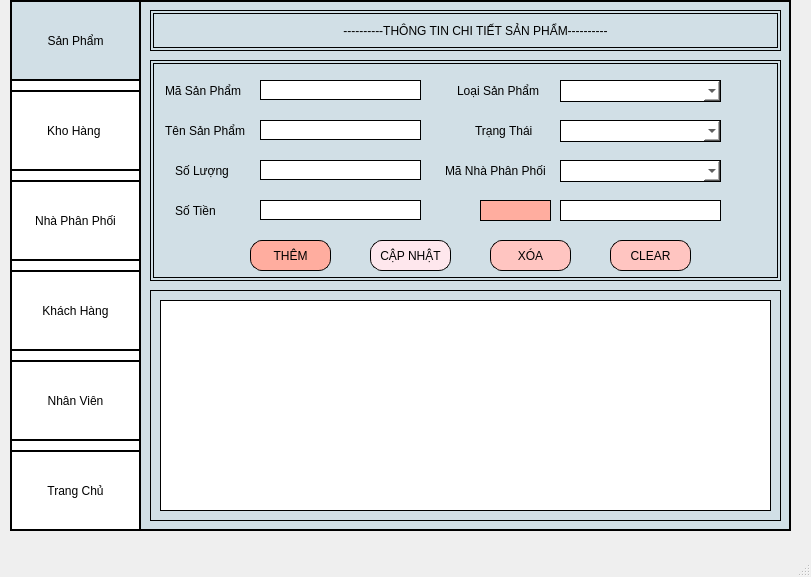
<?xml version="1.0" encoding="UTF-8"?>
<ui version="4.0">
 <class>MainWindow</class>
 <widget class="QMainWindow" name="MainWindow">
  <property name="geometry">
   <rect>
    <x>0</x>
    <y>0</y>
    <width>811</width>
    <height>577</height>
   </rect>
  </property>
  <property name="windowTitle">
   <string>MainWindow</string>
  </property>
  <widget class="QWidget" name="centralwidget">
   <widget class="QFrame" name="frame1">
    <property name="geometry">
     <rect>
      <x>10</x>
      <y>0</y>
      <width>781</width>
      <height>531</height>
     </rect>
    </property>
    <property name="styleSheet">
     <string notr="true">border: 2px solid  black;
background-color: #d1dfe6; /* Màu trung tính, dễ chịu */
</string>
    </property>
    <property name="frameShape">
     <enum>QFrame::StyledPanel</enum>
    </property>
    <property name="frameShadow">
     <enum>QFrame::Raised</enum>
    </property>
    <widget class="QFrame" name="frame_2">
     <property name="geometry">
      <rect>
       <x>0</x>
       <y>0</y>
       <width>131</width>
       <height>531</height>
      </rect>
     </property>
     <property name="styleSheet">
      <string notr="true">border: 2px outset  black;
background-color: #fff;</string>
     </property>
     <property name="frameShape">
      <enum>QFrame::StyledPanel</enum>
     </property>
     <property name="frameShadow">
      <enum>QFrame::Raised</enum>
     </property>
     <widget class="QPushButton" name="btnsanpham">
      <property name="geometry">
       <rect>
        <x>0</x>
        <y>0</y>
        <width>131</width>
        <height>81</height>
       </rect>
      </property>
      <property name="cursor">
       <cursorShape>PointingHandCursor</cursorShape>
      </property>
      <property name="styleSheet">
       <string notr="true">border: 2px ridge black;
background-color: #d1dfe6; </string>
      </property>
      <property name="text">
       <string>Sản Phẩm</string>
      </property>
      <property name="icon">
       <iconset>
        <normaloff>../../Hình ảnh/Cuộn phim/logo.jpg</normaloff>../../Hình ảnh/Cuộn phim/logo.jpg</iconset>
      </property>
      <property name="iconSize">
       <size>
        <width>40</width>
        <height>38</height>
       </size>
      </property>
     </widget>
     <widget class="QPushButton" name="btnkhohang">
      <property name="geometry">
       <rect>
        <x>0</x>
        <y>90</y>
        <width>131</width>
        <height>81</height>
       </rect>
      </property>
      <property name="cursor">
       <cursorShape>PointingHandCursor</cursorShape>
      </property>
      <property name="styleSheet">
       <string notr="true">border: 2px ridge black;
background-color: #fff;</string>
      </property>
      <property name="text">
       <string>Kho Hàng </string>
      </property>
      <property name="icon">
       <iconset>
        <normaloff>../../Hình ảnh/Cuộn phim/giohang1.png</normaloff>../../Hình ảnh/Cuộn phim/giohang1.png</iconset>
      </property>
      <property name="iconSize">
       <size>
        <width>40</width>
        <height>38</height>
       </size>
      </property>
     </widget>
     <widget class="QPushButton" name="btnnhaphanphoi">
      <property name="geometry">
       <rect>
        <x>0</x>
        <y>180</y>
        <width>131</width>
        <height>81</height>
       </rect>
      </property>
      <property name="cursor">
       <cursorShape>PointingHandCursor</cursorShape>
      </property>
      <property name="styleSheet">
       <string notr="true">border: 2px ridge black;
background-color: #fff;</string>
      </property>
      <property name="text">
       <string>Nhà Phân Phối</string>
      </property>
      <property name="icon">
       <iconset>
        <normaloff>../../Hình ảnh/Cuộn phim/nhaphaphoi.jpg</normaloff>../../Hình ảnh/Cuộn phim/nhaphaphoi.jpg</iconset>
      </property>
      <property name="iconSize">
       <size>
        <width>40</width>
        <height>38</height>
       </size>
      </property>
     </widget>
     <widget class="QPushButton" name="btnkhachhang">
      <property name="geometry">
       <rect>
        <x>0</x>
        <y>270</y>
        <width>131</width>
        <height>81</height>
       </rect>
      </property>
      <property name="cursor">
       <cursorShape>PointingHandCursor</cursorShape>
      </property>
      <property name="styleSheet">
       <string notr="true">border: 2px ridge black;
background-color: #fff;</string>
      </property>
      <property name="text">
       <string>Khách Hàng</string>
      </property>
      <property name="icon">
       <iconset>
        <normaloff>../../Hình ảnh/Cuộn phim/khachhang.jpg</normaloff>../../Hình ảnh/Cuộn phim/khachhang.jpg</iconset>
      </property>
      <property name="iconSize">
       <size>
        <width>40</width>
        <height>38</height>
       </size>
      </property>
     </widget>
     <widget class="QPushButton" name="btnnhanvien">
      <property name="geometry">
       <rect>
        <x>0</x>
        <y>360</y>
        <width>131</width>
        <height>81</height>
       </rect>
      </property>
      <property name="cursor">
       <cursorShape>PointingHandCursor</cursorShape>
      </property>
      <property name="styleSheet">
       <string notr="true">border: 2px ridge black;
background-color: #fff;</string>
      </property>
      <property name="text">
       <string>Nhân Viên</string>
      </property>
      <property name="icon">
       <iconset>
        <normaloff>../../Hình ảnh/Cuộn phim/nhanvien.png</normaloff>../../Hình ảnh/Cuộn phim/nhanvien.png</iconset>
      </property>
      <property name="iconSize">
       <size>
        <width>40</width>
        <height>38</height>
       </size>
      </property>
     </widget>
     <widget class="QPushButton" name="btntrangchu">
      <property name="geometry">
       <rect>
        <x>0</x>
        <y>450</y>
        <width>131</width>
        <height>81</height>
       </rect>
      </property>
      <property name="cursor">
       <cursorShape>PointingHandCursor</cursorShape>
      </property>
      <property name="styleSheet">
       <string notr="true">border: 2px ridge black;
background-color: #fff;</string>
      </property>
      <property name="text">
       <string>Trang Chủ</string>
      </property>
      <property name="icon">
       <iconset>
        <normaloff>../../Hình ảnh/Cuộn phim/home.ico</normaloff>../../Hình ảnh/Cuộn phim/home.ico</iconset>
      </property>
      <property name="iconSize">
       <size>
        <width>40</width>
        <height>38</height>
       </size>
      </property>
     </widget>
    </widget>
    <widget class="QFrame" name="frame">
     <property name="geometry">
      <rect>
       <x>140</x>
       <y>10</y>
       <width>631</width>
       <height>41</height>
      </rect>
     </property>
     <property name="styleSheet">
      <string notr="true">background-color: #d1dfe6;
border: 4px double black;
</string>
     </property>
     <property name="frameShape">
      <enum>QFrame::StyledPanel</enum>
     </property>
     <property name="frameShadow">
      <enum>QFrame::Raised</enum>
     </property>
     <widget class="QLabel" name="label">
      <property name="geometry">
       <rect>
        <x>130</x>
        <y>10</y>
        <width>371</width>
        <height>21</height>
       </rect>
      </property>
      <property name="styleSheet">
       <string notr="true">border: 2px solid #d1dfe6;;
 text-align: center;
</string>
      </property>
      <property name="text">
       <string>      ----------THÔNG TIN CHI TIẾT SẢN PHẨM----------</string>
      </property>
      <property name="alignment">
       <set>Qt::AlignCenter</set>
      </property>
     </widget>
    </widget>
    <widget class="QFrame" name="frame_3">
     <property name="geometry">
      <rect>
       <x>140</x>
       <y>60</y>
       <width>631</width>
       <height>221</height>
      </rect>
     </property>
     <property name="styleSheet">
      <string notr="true">border: 4px double black;
</string>
     </property>
     <property name="frameShape">
      <enum>QFrame::StyledPanel</enum>
     </property>
     <property name="frameShadow">
      <enum>QFrame::Raised</enum>
     </property>
     <widget class="QLabel" name="masp">
      <property name="geometry">
       <rect>
        <x>10</x>
        <y>10</y>
        <width>91</width>
        <height>41</height>
       </rect>
      </property>
      <property name="styleSheet">
       <string notr="true">border: 2px solid #d1dfe6;;
 text-align: center;</string>
      </property>
      <property name="text">
       <string>Mã Sản Phẩm</string>
      </property>
     </widget>
     <widget class="QLabel" name="tensp">
      <property name="geometry">
       <rect>
        <x>10</x>
        <y>50</y>
        <width>101</width>
        <height>41</height>
       </rect>
      </property>
      <property name="styleSheet">
       <string notr="true">border: 2px solid #d1dfe6;;
 text-align: center;</string>
      </property>
      <property name="text">
       <string>Tên Sản Phẩm</string>
      </property>
     </widget>
     <widget class="QLineEdit" name="txttsp">
      <property name="geometry">
       <rect>
        <x>110</x>
        <y>60</y>
        <width>161</width>
        <height>20</height>
       </rect>
      </property>
      <property name="styleSheet">
       <string notr="true">border: 1px solid black;
background-color: #fff; </string>
      </property>
     </widget>
     <widget class="QLabel" name="loaisp">
      <property name="geometry">
       <rect>
        <x>302</x>
        <y>10</y>
        <width>91</width>
        <height>41</height>
       </rect>
      </property>
      <property name="styleSheet">
       <string notr="true">border: 2px solid #d1dfe6;;
 text-align: center;</string>
      </property>
      <property name="text">
       <string>Loại Sản Phẩm</string>
      </property>
     </widget>
     <widget class="QLabel" name="trangthai">
      <property name="geometry">
       <rect>
        <x>320</x>
        <y>50</y>
        <width>71</width>
        <height>41</height>
       </rect>
      </property>
      <property name="styleSheet">
       <string notr="true">border: 2px solid #d1dfe6;;
 text-align: center;</string>
      </property>
      <property name="text">
       <string>Trạng Thái</string>
      </property>
     </widget>
     <widget class="QLineEdit" name="txtsl">
      <property name="geometry">
       <rect>
        <x>110</x>
        <y>100</y>
        <width>161</width>
        <height>20</height>
       </rect>
      </property>
      <property name="styleSheet">
       <string notr="true">border: 1px solid black;
background-color: #fff; </string>
      </property>
     </widget>
     <widget class="QLabel" name="soluong">
      <property name="geometry">
       <rect>
        <x>20</x>
        <y>100</y>
        <width>71</width>
        <height>21</height>
       </rect>
      </property>
      <property name="styleSheet">
       <string notr="true">border: 2px solid #d1dfe6;;
 text-align: center;</string>
      </property>
      <property name="text">
       <string>Số Lượng</string>
      </property>
     </widget>
     <widget class="QLabel" name="mnpp">
      <property name="geometry">
       <rect>
        <x>290</x>
        <y>90</y>
        <width>111</width>
        <height>41</height>
       </rect>
      </property>
      <property name="styleSheet">
       <string notr="true">border: 2px solid #d1dfe6;;
 text-align: center;</string>
      </property>
      <property name="text">
       <string>Mã Nhà Phân Phối</string>
      </property>
     </widget>
     <widget class="QComboBox" name="cbbnpp">
      <property name="geometry">
       <rect>
        <x>410</x>
        <y>100</y>
        <width>161</width>
        <height>22</height>
       </rect>
      </property>
      <property name="styleSheet">
       <string notr="true">border: 1px solid black;
background-color: #fff; </string>
      </property>
      <item>
       <property name="text">
        <string/>
       </property>
      </item>
      <item>
       <property name="text">
        <string>LV</string>
       </property>
      </item>
      <item>
       <property name="text">
        <string>Gucci</string>
       </property>
      </item>
      <item>
       <property name="text">
        <string>Adidas</string>
       </property>
      </item>
      <item>
       <property name="text">
        <string>YSL</string>
       </property>
      </item>
      <item>
       <property name="text">
        <string>Dolce</string>
       </property>
      </item>
     </widget>
     <widget class="QComboBox" name="cbbtt">
      <property name="geometry">
       <rect>
        <x>410</x>
        <y>60</y>
        <width>161</width>
        <height>22</height>
       </rect>
      </property>
      <property name="styleSheet">
       <string notr="true">border: 1px solid black;
background-color: #fff; </string>
      </property>
      <item>
       <property name="text">
        <string/>
       </property>
      </item>
      <item>
       <property name="text">
        <string>Còn Hàng</string>
       </property>
      </item>
      <item>
       <property name="text">
        <string>Hết Hàng</string>
       </property>
      </item>
     </widget>
     <widget class="QPushButton" name="btnthem">
      <property name="geometry">
       <rect>
        <x>100</x>
        <y>180</y>
        <width>81</width>
        <height>31</height>
       </rect>
      </property>
      <property name="cursor">
       <cursorShape>PointingHandCursor</cursorShape>
      </property>
      <property name="styleSheet">
       <string notr="true">border: 1.4px solid black;
background-color: #FFAD9F; 
border-radius: 12px;</string>
      </property>
      <property name="text">
       <string>THÊM</string>
      </property>
     </widget>
     <widget class="QPushButton" name="btncapnhat">
      <property name="geometry">
       <rect>
        <x>220</x>
        <y>180</y>
        <width>81</width>
        <height>31</height>
       </rect>
      </property>
      <property name="cursor">
       <cursorShape>PointingHandCursor</cursorShape>
      </property>
      <property name="styleSheet">
       <string notr="true">border: 1px solid black;
background-color: #FEE7ED; 
border-radius: 12px;</string>
      </property>
      <property name="text">
       <string>CẬP NHẬT</string>
      </property>
     </widget>
     <widget class="QPushButton" name="btnxoa">
      <property name="geometry">
       <rect>
        <x>340</x>
        <y>180</y>
        <width>81</width>
        <height>31</height>
       </rect>
      </property>
      <property name="cursor">
       <cursorShape>PointingHandCursor</cursorShape>
      </property>
      <property name="styleSheet">
       <string notr="true">border: 1px solid black;
background-color: #FFC5C1; 
border-radius: 12px;</string>
      </property>
      <property name="text">
       <string>XÓA</string>
      </property>
     </widget>
     <widget class="QPushButton" name="btntimkiem">
      <property name="geometry">
       <rect>
        <x>330</x>
        <y>140</y>
        <width>71</width>
        <height>21</height>
       </rect>
      </property>
      <property name="cursor">
       <cursorShape>PointingHandCursor</cursorShape>
      </property>
      <property name="styleSheet">
       <string notr="true">border: 1px solid black;
background-color: #FFAD9F; 
border-radius: 12px;</string>
      </property>
      <property name="text">
       <string/>
      </property>
      <property name="icon">
       <iconset>
        <normaloff>../../Hình ảnh/Cuộn phim/2093656_seach_look_search_see_icon.ico</normaloff>../../Hình ảnh/Cuộn phim/2093656_seach_look_search_see_icon.ico</iconset>
      </property>
     </widget>
     <widget class="QLineEdit" name="txttimkiem">
      <property name="geometry">
       <rect>
        <x>410</x>
        <y>140</y>
        <width>161</width>
        <height>21</height>
       </rect>
      </property>
      <property name="styleSheet">
       <string notr="true">border: 1px solid black;
background-color: #fff; 
border-radius: 12px;</string>
      </property>
     </widget>
     <widget class="QLineEdit" name="txtmasp">
      <property name="geometry">
       <rect>
        <x>110</x>
        <y>20</y>
        <width>161</width>
        <height>20</height>
       </rect>
      </property>
      <property name="styleSheet">
       <string notr="true">border: 1px solid black;
background-color: #fff; </string>
      </property>
     </widget>
     <widget class="QComboBox" name="cbbloaisp">
      <property name="geometry">
       <rect>
        <x>410</x>
        <y>20</y>
        <width>161</width>
        <height>22</height>
       </rect>
      </property>
      <property name="styleSheet">
       <string notr="true">border: 1px solid black;
background-color: #fff; </string>
      </property>
      <item>
       <property name="text">
        <string/>
       </property>
      </item>
      <item>
       <property name="text">
        <string>Váy</string>
       </property>
      </item>
      <item>
       <property name="text">
        <string>Khoác Jeans</string>
       </property>
      </item>
      <item>
       <property name="text">
        <string>Khoác Da</string>
       </property>
      </item>
      <item>
       <property name="text">
        <string>Áo Hoodie</string>
       </property>
      </item>
      <item>
       <property name="text">
        <string>Cadigan</string>
       </property>
      </item>
      <item>
       <property name="text">
        <string>Giày Thể Thao</string>
       </property>
      </item>
      <item>
       <property name="text">
        <string>Boot</string>
       </property>
      </item>
      <item>
       <property name="text">
        <string>Quần Jeans </string>
       </property>
      </item>
      <item>
       <property name="text">
        <string>Quần Âu</string>
       </property>
      </item>
      <item>
       <property name="text">
        <string>Quần KaKi</string>
       </property>
      </item>
     </widget>
     <widget class="QLabel" name="sotien">
      <property name="geometry">
       <rect>
        <x>20</x>
        <y>140</y>
        <width>71</width>
        <height>21</height>
       </rect>
      </property>
      <property name="styleSheet">
       <string notr="true">border: 2px solid #d1dfe6;;
 text-align: center;</string>
      </property>
      <property name="text">
       <string>Số Tiền</string>
      </property>
     </widget>
     <widget class="QLineEdit" name="txtsotien">
      <property name="geometry">
       <rect>
        <x>110</x>
        <y>140</y>
        <width>161</width>
        <height>20</height>
       </rect>
      </property>
      <property name="styleSheet">
       <string notr="true">border: 1px solid black;
background-color: #fff; </string>
      </property>
     </widget>
     <widget class="QPushButton" name="btnclear">
      <property name="geometry">
       <rect>
        <x>460</x>
        <y>180</y>
        <width>81</width>
        <height>31</height>
       </rect>
      </property>
      <property name="cursor">
       <cursorShape>PointingHandCursor</cursorShape>
      </property>
      <property name="styleSheet">
       <string notr="true">border: 1px solid black;
background-color: #FFC5C1; 
border-radius: 12px;</string>
      </property>
      <property name="text">
       <string>CLEAR</string>
      </property>
     </widget>
    </widget>
    <widget class="QFrame" name="frame_10">
     <property name="geometry">
      <rect>
       <x>140</x>
       <y>290</y>
       <width>631</width>
       <height>231</height>
      </rect>
     </property>
     <property name="styleSheet">
      <string notr="true">border: 1px solid black;</string>
     </property>
     <property name="frameShape">
      <enum>QFrame::StyledPanel</enum>
     </property>
     <property name="frameShadow">
      <enum>QFrame::Raised</enum>
     </property>
     <widget class="QTableWidget" name="tableload">
      <property name="geometry">
       <rect>
        <x>10</x>
        <y>10</y>
        <width>611</width>
        <height>211</height>
       </rect>
      </property>
      <property name="styleSheet">
       <string notr="true">border: 1px solid black;
background-color: #fff;</string>
      </property>
     </widget>
    </widget>
   </widget>
  </widget>
  <widget class="QMenuBar" name="menubar">
   <property name="geometry">
    <rect>
     <x>0</x>
     <y>0</y>
     <width>811</width>
     <height>21</height>
    </rect>
   </property>
  </widget>
  <widget class="QStatusBar" name="statusbar"/>
 </widget>
 <resources/>
 <connections/>
</ui>
